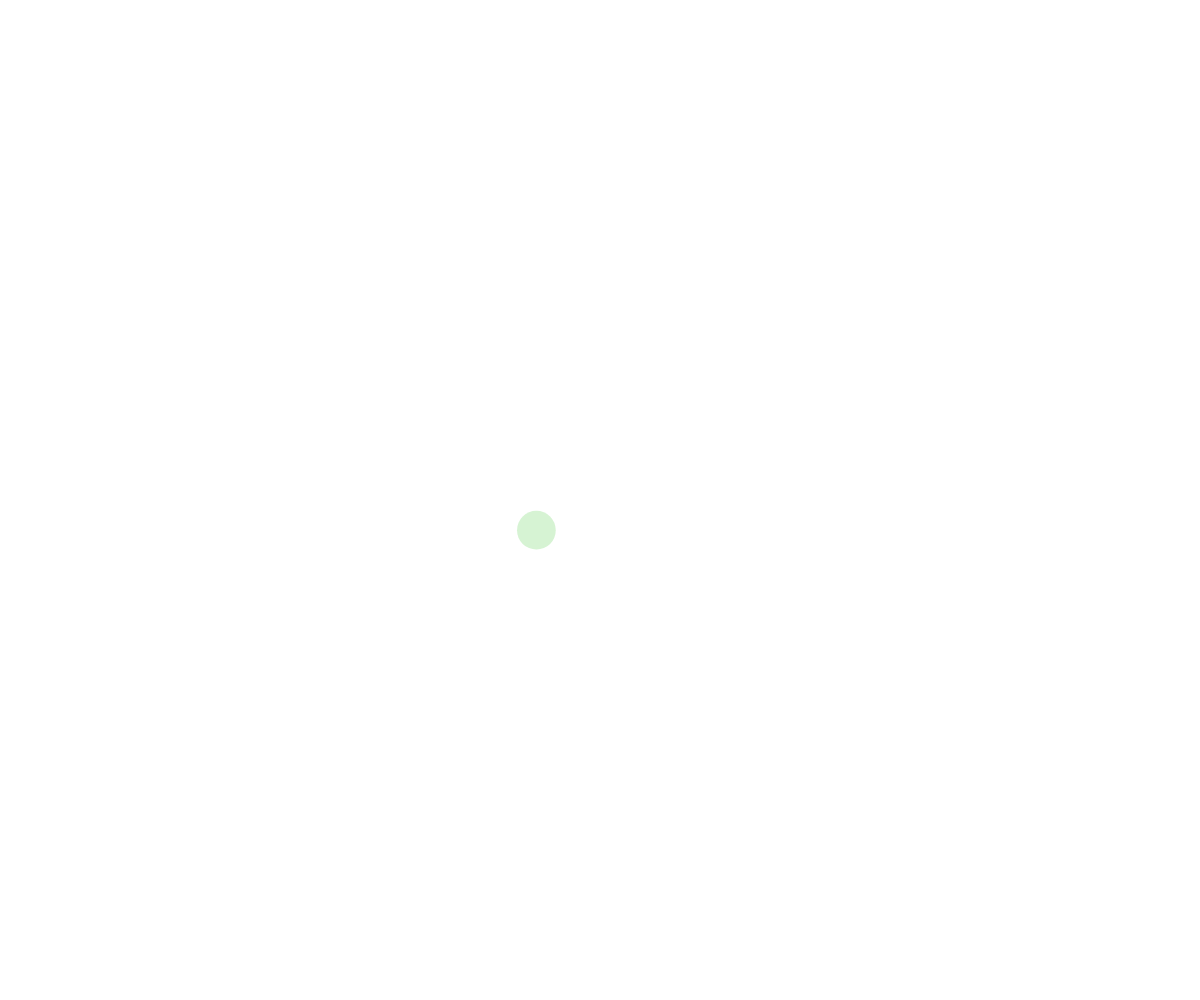
Frame 1 (no input)
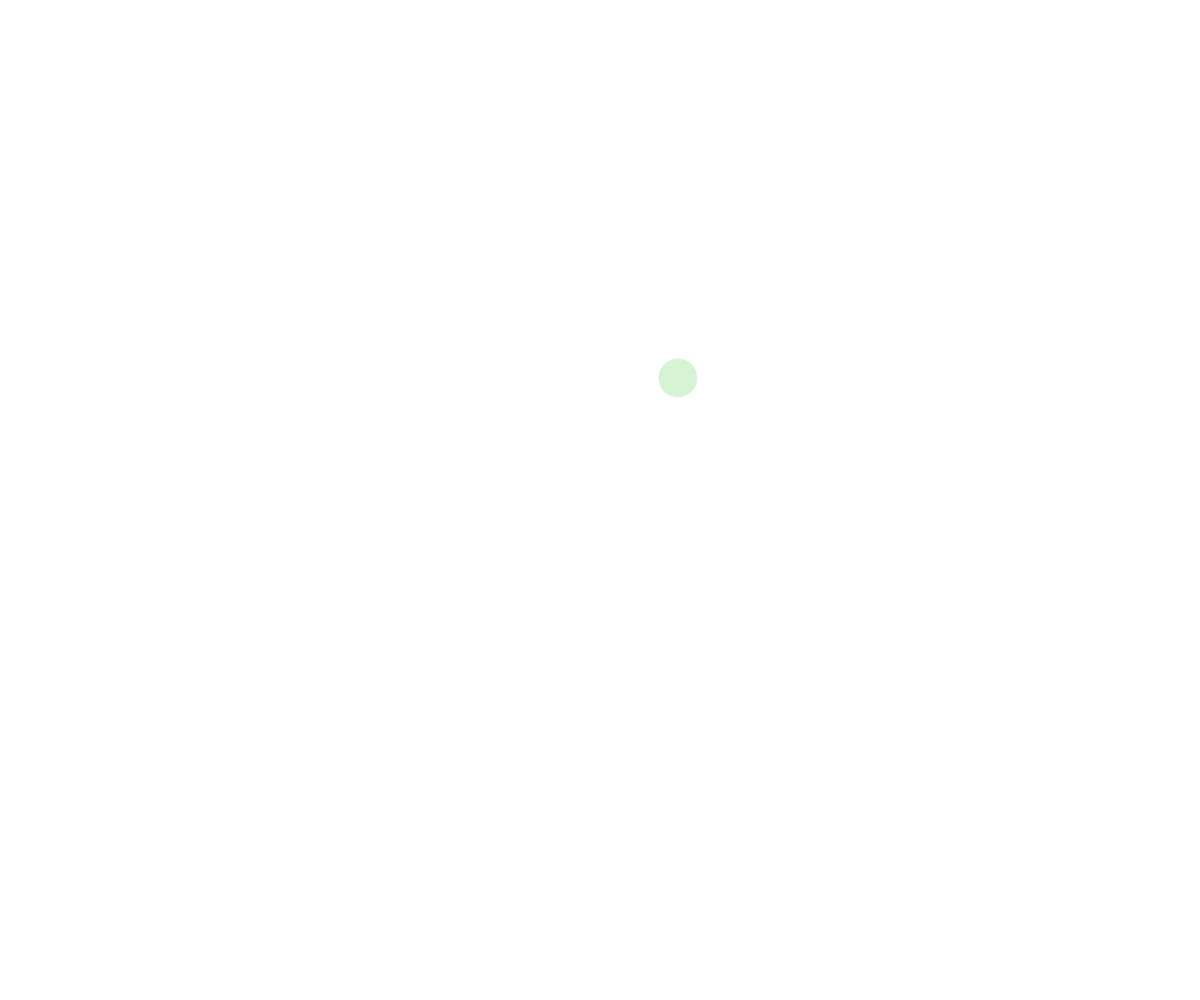
Frame 60 (no input)
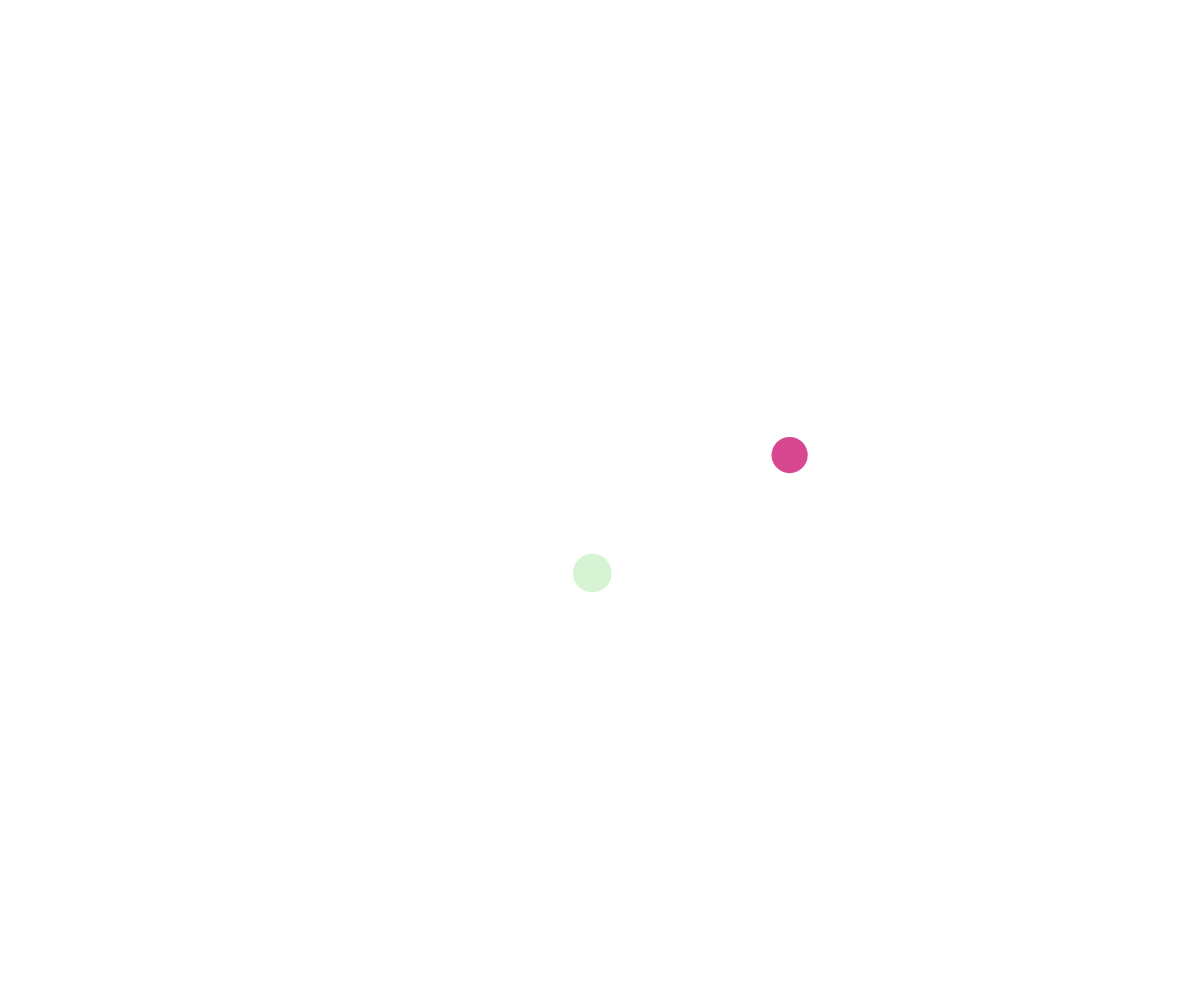
Frame 120 (the mouse pressed at the canvas centre since frame 60)

The p5.js sketch that drew these frames (run headless with seeded random() and noise() and a simulated clock; from frame 60 on, the mouse is pressed at the canvas centre):

// p5.js sketch
// ── sketch.js
// Perlin demo with bubbles
// Eszter Nemeth


let theBubbles = [];

function setup() {
  createCanvas(windowWidth, windowHeight);
  spawnBubble();
  noStroke();
  //window.setInterval(spawnBubble, 500);
}

function mousePressed(){
  spawnBubble();
}

function draw() {
  background(255);


  //javascript convenience for loop
  for (const bubble of theBubbles) {
    //move
    bubble.x = noise(bubble.time) * width;
    bubble.y = noise(bubble.time + 100) * height;



    //display
    fill(bubble.color);
    circle(bubble.x, bubble.y, bubble.size);

    //change time
    bubble.time += 0.01;
  }

  // classic for loop:
  // for (let i = 0; i < theBubbles.length; i++){
  //   fill(theBubbles[i].color)
  //   circle(theBubbles[i].x, theBubbles[i].y, theBubbles[i].size)
  // }
}



function spawnBubble(){
  let bubble = {
    x: random(width),
    y:random(height),
    size: random(5,50),
    color: color(random(255), random(255), random(255), random(255)),
    time: random(20),
  };
  theBubbles.push(bubble);
}
